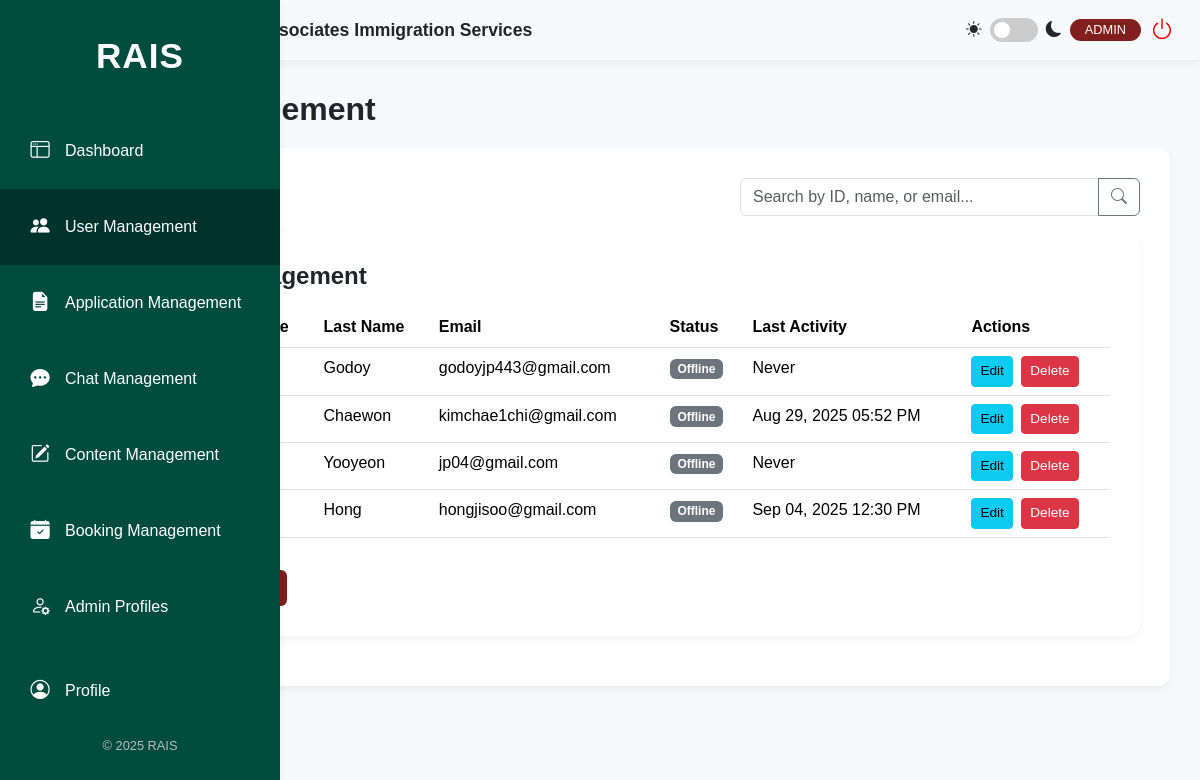
Page /admin/user_management.php on the committed database.
### tables this page shows
CREATE TABLE `users` (
  `id` int(11) NOT NULL,
  `firstName` varchar(50) NOT NULL,
  `lastName` varchar(50) NOT NULL,
  `address` varchar(255) NOT NULL,
  `phone` varchar(20) NOT NULL,
  `email` varchar(100) NOT NULL,
  `password` varchar(255) NOT NULL,
  `profileImage` varchar(255) DEFAULT NULL,
  `location` varchar(255) DEFAULT NULL,
  `birthday` date DEFAULT NULL,
  `facebook` varchar(255) DEFAULT NULL,
  `instagram` varchar(255) DEFAULT NULL,
  `gmail` varchar(255) DEFAULT NULL,
  `email_notifications` tinyint(1) NOT NULL DEFAULT 1,
  `dark_mode` tinyint(1) NOT NULL DEFAULT 0,
  `documents_uploaded` tinyint(1) NOT NULL DEFAULT 0,
  `profile_picture_uploaded` tinyint(1) NOT NULL DEFAULT 0,
  `birthday_added` tinyint(1) NOT NULL DEFAULT 0,
  `social_links_added` tinyint(1) NOT NULL DEFAULT 0,
  `has_seen_tour` tinyint(1) NOT NULL DEFAULT 0,
  `role` varchar(50) NOT NULL DEFAULT 'client',
  `status` varchar(50) NOT NULL DEFAULT 'Inactive',
  `last_login` datetime DEFAULT NULL,
  `last_activity` datetime DEFAULT NULL
);

### admin/_user_table.php (the view)
<div class="content-card">
    <div class="d-flex justify-content-between align-items-center mb-3">
        <h2 class="mb-0">User Management</h2>
    </div>
    <div class="table-responsive">
        <table class="table table-hover">
            <thead>
                <tr>
                    <th>ID</th>
                    <th>First Name</th>
                    <th>Last Name</th>
                    <th>Email</th>
                    <th>Status</th>
                    <th>Last Activity</th>
                    <th>Actions</th>
                </tr>
            </thead>
            <tbody id="userTableBody">
                <?php
                if (isset($users) && is_array($users)) {
                    $active_threshold = isset($active_threshold) ? $active_threshold : 15;
                    $threshold_time = strtotime("-$active_threshold seconds");
                    foreach ($users as $user) {
                        $is_online = !empty($user['last_activity']) && strtotime($user['last_activity']) >= $threshold_time;
                        $statusBadgeClass = $is_online ? 'bg-success' : 'bg-secondary';
                        $statusText = $is_online ? 'Online' : 'Offline';
                        $lastActivityDisplay = !empty($user['last_activity']) ? date("M d, Y h:i A", strtotime($user['last_activity'])) : 'Never';
                        $userName = htmlspecialchars($user['firstName']) . ' ' . htmlspecialchars($user['lastName']);
                        echo "<tr id='user-row-" . htmlspecialchars($user['id']) . "'>";
                        echo "<td>" . htmlspecialchars($user['id']) . "</td>";
                        echo "<td>" . htmlspecialchars($user['firstName']) . "</td>";
                        echo "<td>" . htmlspecialchars($user['lastName']) . "</td>";
                        echo "<td>" . htmlspecialchars($user['email']) . "</td>";
                        echo "<td><span class=\"badge " . $statusBadgeClass . "\">" . $statusText . "</span></td>";
                        echo "<td>" . $lastActivityDisplay . "</td>";
                        echo '<td>
                                <button class="btn btn-sm btn-info me-1 edit-btn"
                                        data-bs-toggle="modal"
                                        data-bs-target="#editUserModal"
                                        data-user-id="' . htmlspecialchars($user['id']) . '"
                                        data-first-name="' . htmlspecialchars($user['firstName']) . '"
                                        data-last-name="' . htmlspecialchars($user['lastName']) . '"
                                        data-email="' . htmlspecialchars($user['email']) . '"
                                        data-status="' . htmlspecialchars($user['status']) . '">Edit</button>
                                <button class="btn btn-sm btn-danger delete-btn"
                                        data-bs-toggle="modal"
                                        data-bs-target="#deleteConfirmModal"
                                        data-user-id="' . htmlspecialchars($user['id']) . '"
                                        data-user-name="' . $userName . '">Delete</button>
                              </td>';
                        echo "</tr>";
                    }
                }
                ?>
            </tbody>
        </table>
    </div>
    <?php if (isset($page_context) && $page_context === 'dashboard'): ?>
        <a href="user_management.php" class="btn btn-sm btn-primary mt-3" style="background-color: var(--rais-button-maroon); border-color: var(--rais-button-maroon);">Manage All Users</a>
    <?php elseif (isset($page_context) && $page_context === 'user_management'): ?>
        <button class="btn btn-primary mt-3" data-bs-toggle="modal" data-bs-target="#addUserModal" style="background-color: var(--rais-button-maroon); border: none;">Add New User</button>
    <?php endif; ?>
</div>

### admin/style.css (style rules this page uses)
:root { --rais-bg-light: #f8f9fa; --rais-border-color: #dee2e6; --rais-button-maroon: #811F1D; --rais-card-bg: #ffffff; --rais-dark-green: #00332c; --rais-light-gray: #f8f9fa; --rais-primary-green: #004d40; --rais-shadow: 0 4px 10px rgba(0, 0, 0, 0.05); --rais-text-dark: #212529; --rais-text-light: #6c757d; }
body { background-color: var(--rais-light-gray); color: var(--rais-text-dark); font-family: 'Poppins', sans-serif; overflow: hidden; transition: background-color 0.3s, color 0.3s; }
.content-card { background-color: var(--rais-card-bg); border-radius: 12px; box-shadow: var(--rais-shadow); margin-bottom: 20px; padding: 30px; }
.content-card h2 { font-size: 1.5rem; font-weight: 600; margin-bottom: 15px; }
.table .btn { font-size: 0.85rem; }
.table td, .table th { transition: background-color 0.3s, color 0.3s; }
.table-responsive { margin-top: 15px; }

### rows in the picture
users: lastName "Godoy", email "godoyjp443@gmail.com", last_activity "Offline", last_activity "Never"
users: lastName "Chaewon", email "kimchae1chi@gmail.com", last_activity "Offline", last_activity "Aug 29, 2025 05:52 PM"
users: lastName "Yooyeon", email "jp04@gmail.com", last_activity "Offline", last_activity "Never"
users: lastName "Hong", email "hongjisoo@gmail.com", last_activity "Offline", last_activity "Sep 04, 2025 12:30 PM"
